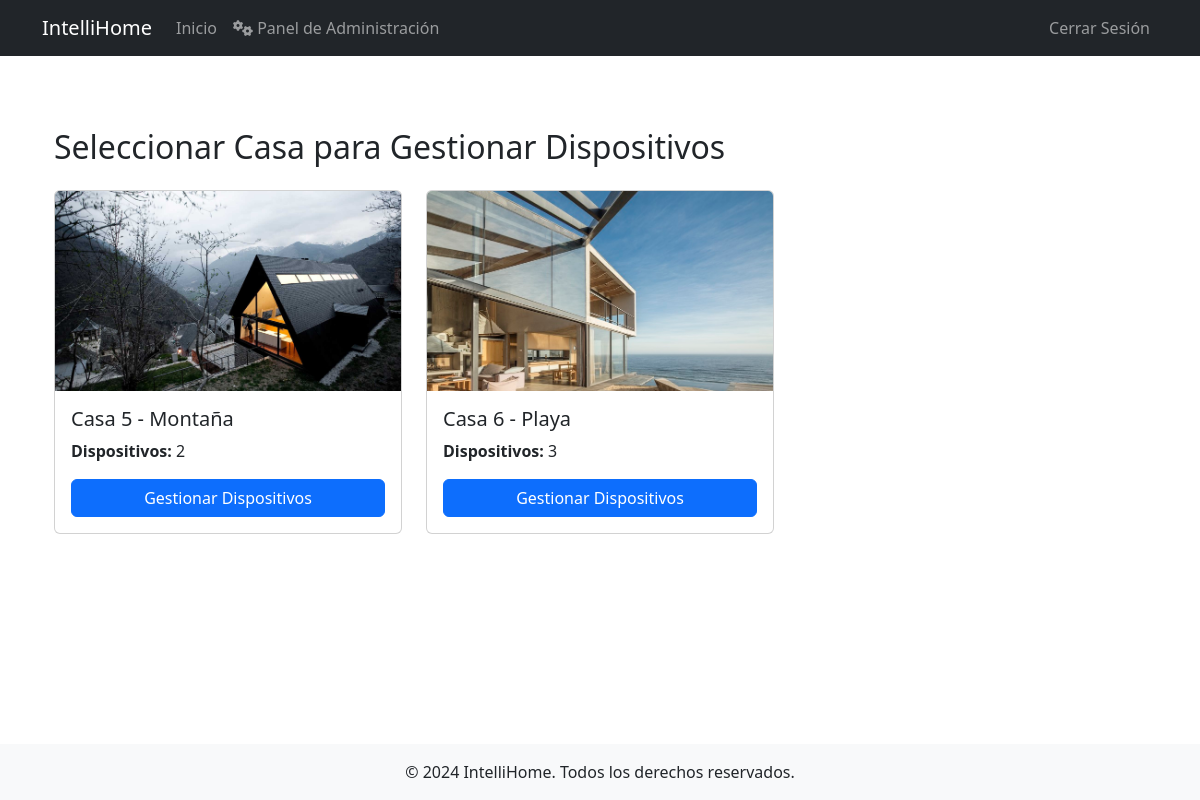
Screenshot of /devices/casas/ (signed in) with the database file from the repository.
### properties/models.py (models this page shows, shortened)
class Casa(models.Model):
    administrador = models.ForeignKey(User, on_delete=models.CASCADE)
    estilo = models.ForeignKey(EstiloCasa, on_delete=models.PROTECT)
    capacidad = models.PositiveIntegerField()
    habitaciones = models.PositiveIntegerField()
    banos = models.PositiveIntegerField()
    amenidades = models.TextField(
        help_text="Lista de amenidades separadas por comas",
        default="Sin amenidades"
    )
    caracteristicas = models.TextField()
    latitud = models.DecimalField(max_digits=9, decimal_places=6)
    longitud = models.DecimalField(max_digits=9, decimal_places=6)
    disponible = models.BooleanField(default=False)
    monto = models.DecimalField(
        max_digits=10,
        decimal_places=2,
        help_text="Monto mensual con servicios incluidos",
        default=1.00
    )
    fecha_registro = models.DateTimeField(auto_now_add=True)
    ESTADOS = [
        ('DISPONIBLE', 'Disponible'),
        ('OCUPADA', 'Ocupada'),
        ('MANTENIMIENTO', 'En Mantenimiento'),
    ]
    estado = models.CharField(
        max_length=20,
        choices=ESTADOS,
        default='DISPONIBLE'
    )

class FotoCasa(models.Model):
    casa = models.ForeignKey(Casa, on_delete=models.CASCADE)
    imagen = models.ImageField(upload_to='casas/')
    orden = models.PositiveIntegerField()
    class Meta:
        ordering = ['orden']

### accounts/models.py (models this page shows, shortened)
class EstiloCasa(models.Model):
    nombre = models.CharField(max_length=50)
    descripcion = models.TextField()

### devices/views.py (the view)
# urls.py: path('casas/', views.lista_casas_dispositivos, name='lista_casas_dispositivos'),
@login_required
@user_passes_test(es_admin)
def lista_casas_dispositivos(request):
    casas = Casa.objects.filter(administrador=request.user)
    return render(request, "devices/lista_casas.html", {"casas": casas})

### devices/views.py (called while the page is built)
def es_admin(user):
    return user.is_staff and not user.is_superuser

### devices/templates/devices/lista_casas.html (shortened to what this page needs)
{% extends 'base.html' %}
{% block content %}
<div class="container mt-5">
    <h2 class="mb-4">Seleccionar Casa para Gestionar Dispositivos</h2>
    <div class="row">
        {% for casa in casas %}
        <div class="col-md-4 mb-4">
            <div class="card h-100">
                {% if casa.fotocasa_set.first %}
                <img src="{{ casa.fotocasa_set.first.imagen.url }}" class="card-img-top" alt="Foto de la casa" style="height: 200px; object-fit: cover;">
                {% endif %}
                <div class="card-body">
                    <h5 class="card-title">Casa {{ casa.id }} - {{ casa.estilo.nombre }}</h5>
                    <p class="card-text">
                        <strong>Dispositivos:</strong> {{ casa.dispositivos.count }}
                    </p>
                    <div class="d-grid">
                        <a href="{% url 'devices:gestionar_dispositivos' casa.id %}" class="btn btn-primary">
                            Gestionar Dispositivos
                        </a>
                    </div>
                </div>
            </div>
        </div>
        {% empty %}
        <div class="col-12">
            <div class="alert alert-info">
                No hay casas registradas aún.
            </div>
        </div>
        {% endfor %}
    </div>
</div>
{% endblock %}

### rows the page displays
Casa: fotocasa_set.first.imagen (picture), id "5", estilo.nombre "Montaña", dispositivos.count "2"
Casa: fotocasa_set.first.imagen (picture), id "6", estilo.nombre "Playa", dispositivos.count "3"
